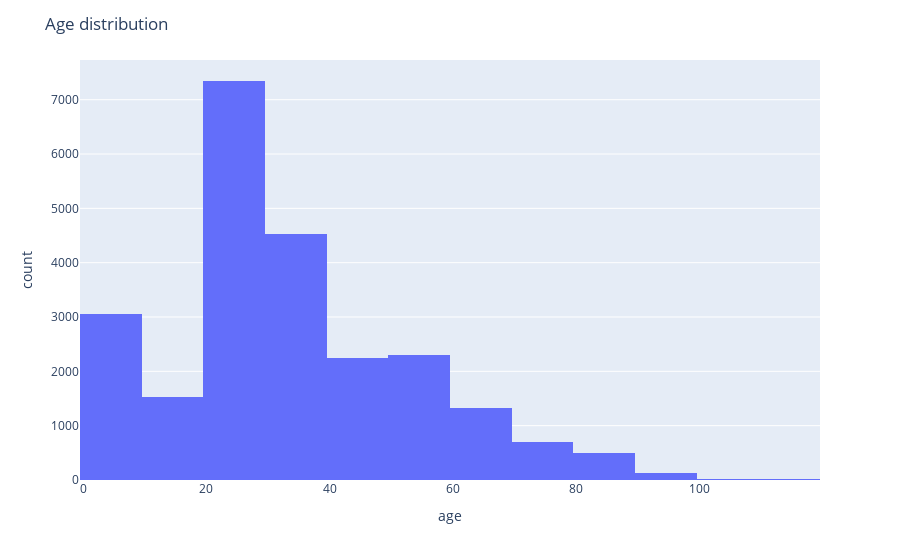

Write notebook code for a chart like this one.
### Markdown cell above
### Age distribution

Let's also plot how our age feature is distributed over the dataset by using a simple histogram with 20 bins.

### Code cell
import plotly.express as px
fig = px.histogram(df, x="age", nbins=20)
fig.update_layout(title_text='Age distribution')
fig.show()

### Figure 1 — Plotly figure (JSON) as saved in the notebook; plotly's stock layout.template omitted (floating-point values rounded to 4 significant figures; data arrays with more than 128 entries replaced by an {"elided": "..."} marker saying what was removed)
{"data": [{"alignmentgroup": "True", "bingroup": "x", "hovertemplate": "age=%{x}<br>count=%{y}<extra></extra>", "legendgroup": "", "marker": {"color": "#636efa"}, "name": "", "nbinsx": 20, "offsetgroup": "", "orientation": "v", "showlegend": false, "type": "histogram", "x": {"elided": "23708 int values"}, "xaxis": "x", "yaxis": "y"}], "layout": {"barmode": "relative", "legend": {"tracegroupgap": 0}, "margin": {"t": 60}, "title": {"text": "Age distribution"}, "xaxis": {"anchor": "y", "domain": [0, 1], "title": {"text": "age"}}, "yaxis": {"anchor": "x", "domain": [0, 1], "title": {"text": "count"}}}}
